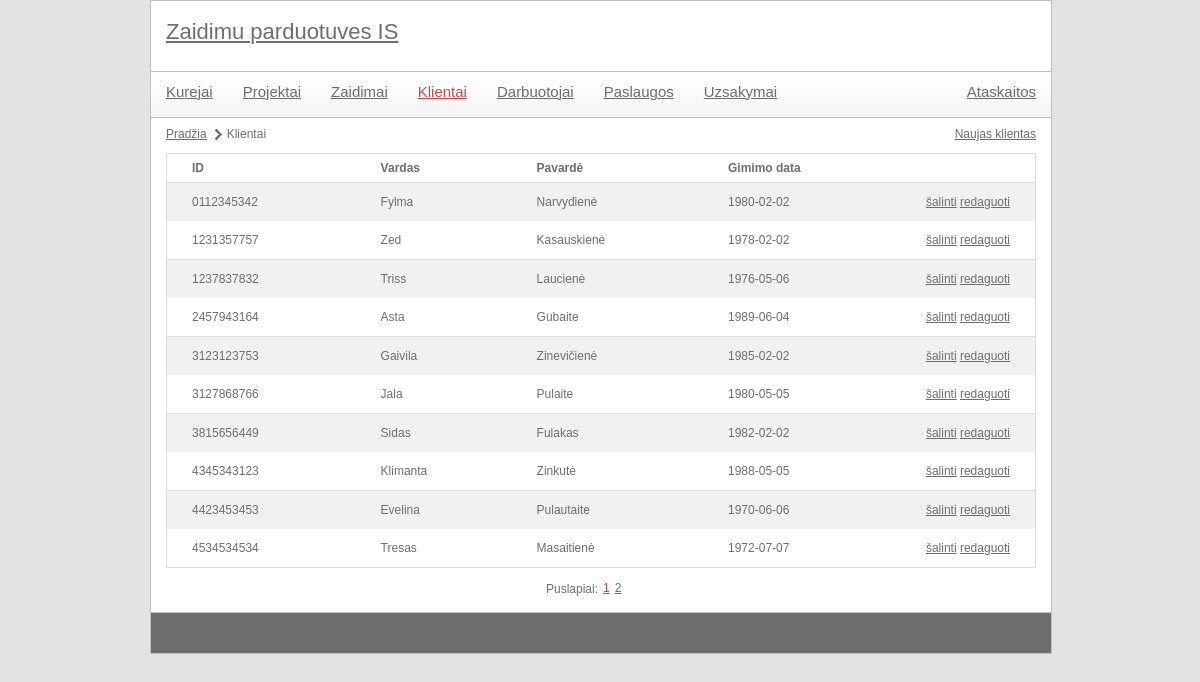
The app's page /index.php?module=customer&action=list with its own data.
### tables this page shows
CREATE TABLE `klientai` (
  `asmens_kodas` char(11) NOT NULL,
  `vardas` varchar(20) NOT NULL,
  `pavarde` varchar(20) NOT NULL,
  `gimimo_data` date NOT NULL,
  `telefonas` varchar(20) NOT NULL,
  `epastas` varchar(40) NOT NULL
);

### controls/customer_list.php (called while the page is built)
<?php
include 'libraries/customers.class.php';
$customersObj = new customers();
$elementCount = $customersObj->getCustomersListCount();
include 'utils/paging.class.php';
$paging = new paging(config::NUMBER_OF_ROWS_IN_PAGE);
$paging->process($elementCount, $pageId);
$data = $customersObj->getCustomersList($paging->size, $paging->first);
include 'templates/customer_list.tpl.php';
?>

### index.php (called while the page is built, shortened)
<?php
	include 'utils/mysql.class.php';
	if(isset($_GET['module'])) {
		$module = mysql::escape($_GET['module']);
	}
	include 'templates/main.tpl.php';
?>

### utils/mysql.class.php (called while the page is built, shortened)
<?php
class mysql {
    protected static $connection;
    public static function connect() {
		if(!isset(self::$connection)) {
            self::$connection = new mysqli(config::DB_SERVER, config::DB_USERNAME, config::DB_PASSWORD, config::DB_NAME);
        }
        return self::$connection;
    }
    public static function query($query) {
        $connection = mysql::connect();
        $result = $connection->query($query);
        return $result;
    }
    public static function select($query) {
        $rows = array();
        $result = mysql::query($query);
        while ($row = $result->fetch_assoc()) {
            $rows[] = $row;
        }
        return $rows;
    }
	public static function escape($field) {
		$connection =  mysql::connect();
		return mysqli_real_escape_string($connection, $field);
	}
}

### utils/paging.class.php (called while the page is built, shortened)
<?php
class paging {
	public $size;
	public function __construct($rowsPerPage) {
		$this->size = $rowsPerPage;
	}
	public function process($total, $currentPage) {
		$this->first = ($currentPage - 1) * $this->size;
	}
}
?>

### libraries/customers.class.php (called while the page is built, shortened)
<?php
class customers {
	private $klientai_lentele = '';
	public function __construct() {
		$this->klientai_lentele = config::DB_PREFIX . 'klientai';
	}
	public function getCustomersList($limit = null, $offset = null) {
		$limitOffsetString = "";
		if(isset($limit)) {
			$limitOffsetString .= " LIMIT {$limit}";
		}
		if(isset($offset)) {
			$limitOffsetString .= " OFFSET {$offset}";
		}
		$query = "  SELECT *
					FROM `{$this->klientai_lentele}`" . $limitOffsetString;
		$data = mysql::select($query);
		return $data;
	}
}

### templates/customer_list.tpl.php (the view, shortened to what this page needs)
<ul id="pagePath">
	<li><a href="index.php">Pradžia</a></li>
	<li>Klientai</li>
</ul>
<div id="actions">
	<a href='index.php?module=<?php echo $module; ?>&action=create'>Naujas klientas</a>
</div>
<table class="listTable">
	<tr>
		<th>ID</th>
		<th>Vardas</th>
		<th>Pavardė</th>
		<th>Gimimo data</th>
		<th></th>
	</tr>
	<?php
		foreach($data as $key => $val) {
			echo
				"<tr>"
					. "<td>{$val['asmens_kodas']}</td>"
					. "<td>{$val['vardas']}</td>"
					. "<td>{$val['pavarde']}</td>"
					. "<td>{$val['gimimo_data']}</td>"
					. "<td>"
						. "<a href='#' onclick='showConfirmDialog(\"{$module}\", \"{$val['asmens_kodas']}\"); return false;' title=''>šalinti</a>&nbsp;"
						. "<a href='index.php?module={$module}&action=edit&id={$val['asmens_kodas']}' title=''>redaguoti</a>"
					. "</td>"
				. "</tr>";
		}
	?>
</table>
<?php
	include 'templates/paging.tpl.php';
?>

### style/main.css (style rules this page uses)
body { color: #6e6e6e; font-family: Verdana, Geneva, sans-serif; font-size: 12px; background-color: #e3e3e3; width: 900px; margin: 0px auto; }
a { color: #6e6e6e; }
#contentMain table { margin-top: 3px; width: 100%; border-collapse: collapse; border: 1px solid #ddd; }
#contentMain table th { text-align: left; padding: 8px 25px; font-weight: bold; }
#contentMain table th:last-child { width: 40px; }
#contentMain table th:first-child { border-top-left-radius: 5px; moz-border-top-left-radius: 5px; }
#contentMain table th:last-child { border-top-right-radius: 5px; moz-border-top-right-radius: 5px; }
#contentMain table.listTable tr:nth-child(even) { background-color: #f1f1f1; }
#contentMain table td { padding: 8px 25px; text-align: center; line-height: 22px; text-align: left; }
#contentMain table tr:last-child td:first-child { border-bottom-left-radius: 5px; moz-border-bottom-left-radius: 5px; }
#contentMain table tr:last-child td:last-child { border-bottom-right-radius: 5px; moz-border-bottom-right-radius: 5px; }
#contentMain table.listTable tr:nth-child(odd) { background-color: #fff; border-bottom: 1px solid #ddd; }
#contentMain #pagePath { margin: 10px 0px 10px 0px; display: block; float: left; }
#contentMain #pagePath li { float: left; display: block; margin-right: 5px; background: url(images/page-path-separator.png) center right no-repeat; padding-right: 15px; }
#contentMain #pagePath li:last-child { background: none; }
#contentMain #actions { float: right; margin: 10px 0px 0px 0px; }
#contentMain #actions a { margin-left: 7px; }

### records on screen
klientai: asmens_kodas "0112345342", vardas "Fylma", pavarde "Narvydienė", gimimo_data "1980-02-02"
klientai: asmens_kodas "1231357757", vardas "Zed", pavarde "Kasauskienė", gimimo_data "1978-02-02"
klientai: asmens_kodas "1237837832", vardas "Triss", pavarde "Laucienė", gimimo_data "1976-05-06"
klientai: asmens_kodas "2457943164", vardas "Asta", pavarde "Gubaite", gimimo_data "1989-06-04"
klientai: asmens_kodas "3123123753", vardas "Gaivila", pavarde "Zinevičienė", gimimo_data "1985-02-02"
klientai: asmens_kodas "3127868766", vardas "Jala", pavarde "Pulaite", gimimo_data "1980-05-05"
klientai: asmens_kodas "3815656449", vardas "Sidas", pavarde "Fulakas", gimimo_data "1982-02-02"
klientai: asmens_kodas "4345343123", vardas "Klimanta", pavarde "Zinkutė", gimimo_data "1988-05-05"
klientai: asmens_kodas "4423453453", vardas "Evelina", pavarde "Pulautaite", gimimo_data "1970-06-06"
klientai: asmens_kodas "4534534534", vardas "Tresas", pavarde "Masaitienė", gimimo_data "1972-07-07"

### other values on screen
$value['page'] "1"
$value['page'] "2"
